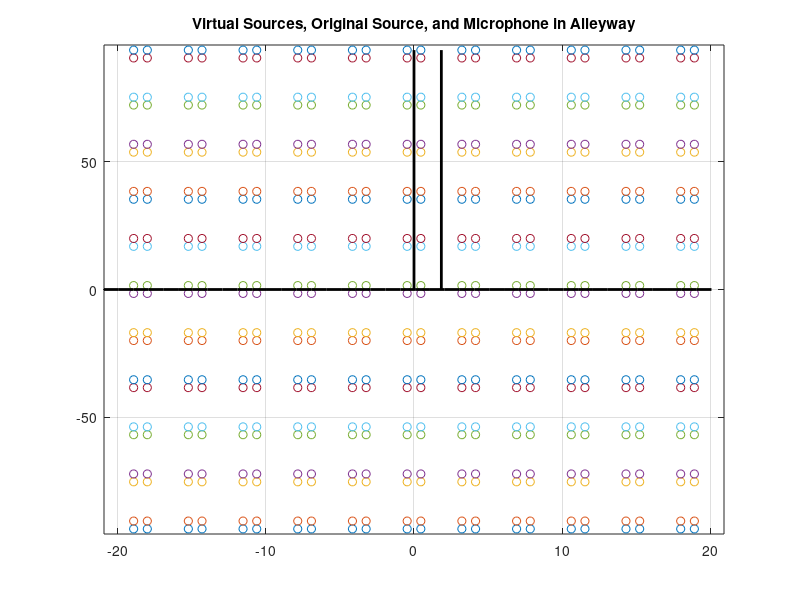
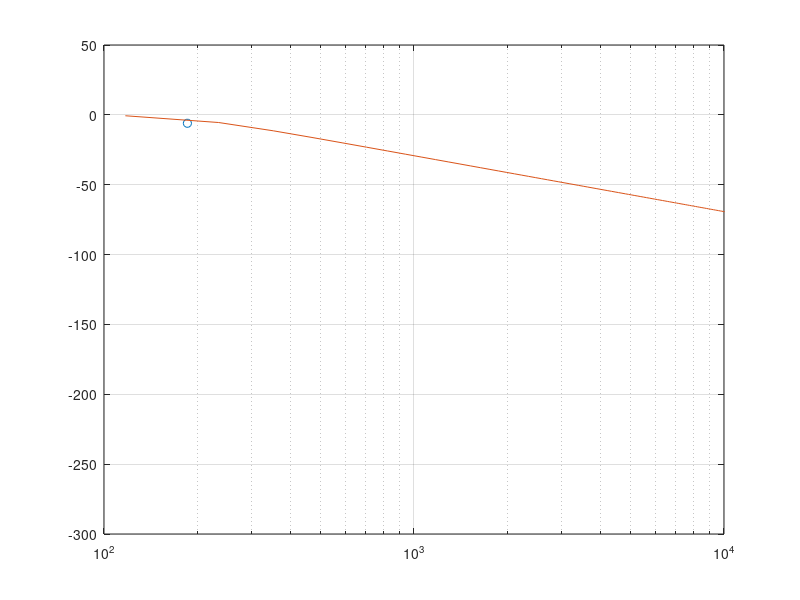

Here is the MATLAB script that generated these plots, in order: (Note: this script raises an error after producing the figures.)
clear all; close all;

%% setup
% all measurements in feet, so convert speed of sound to get samples later
% coordinate of source
x_s = 1.5/3.25; y_s = 5/3.25; h = y_s;
% geometry of alleyway: width and height
W = 6/3.25; % FUTURE: set tick to this on gridded plot
H = 30/3.25; 
% define maximum number of reflections to model
maxorder = 5;

%% define sources, count order to correctly apply filters
k = 1;
for order = -maxorder:maxorder,
    xcoord(k) = 2*order*W - x_s;
    xcoord(k+1) = xcoord(k) + 2*x_s;
    ycoord(k) = 2*order*H - y_s;
    ycoord(k+1) = ycoord(k) + 2*y_s;
    k = k + 2;
end;
% keep track of the number of reflections: this is the order for each row
% of virtual sources
orders = [length(xcoord)/2:-1:0, 1:length(xcoord)/2-1];

%% plot virtual sources
figure();
for i = 1:4*maxorder+2, % the length(xcoord)
    plot(xcoord, ycoord(i)*ones(1,length(xcoord)),'o');
    hold all;
end;

totL = (xcoord(1)-2):1:(xcoord(end)+2);
% plot the ground
plot(totL, zeros(1,length(totL)),'k', 'LineWidth',2);
% plot the alleyway walls
plot([0,0],[0,ycoord(end)],'k','LineWidth',2);
plot([W,W],[0,ycoord(end)],'k','LineWidth',2);
% plot the source and mic on top of all of it so we can see em
% plot(x_s,h,'ro','MarkerSize',5,'LineWidth',2);
% plot(x_l,y_l,'rx','MarkerSize',5,'LineWidth',2);

grid on;
hold off;
title('Virtual Sources, Original Source, and Microphone in Alleyway');
axis([xcoord(1)-2, xcoord(end)+2, ycoord(1)-2, ycoord(end)+2]);

%% factor in a microphone
x_l = 3.5/3.25;
y_l = y_s;

% compute distance the sound travels from each source to the microphone
% coordinate
dist = zeros(length(xcoord), length(xcoord));
for i = 1:length(xcoord),
    for j = 1:length(ycoord),
        dist(i,j) = sqrt((xcoord(i)-x_l)^2+(ycoord(j)-y_l)^2);
        % plot([xcoord(i),x_l],[ycoord(i),y_l],'k--');
    end;
end;

%% sound absorption coeffs of painted concrete block (dense)
fs = 48000;
m = 20; % upsample to m*fs
nbins = 4096;
alpha = sqrt(1-[0.1, 0.05, 0.06, 0.07, 0.09, 0.08]); % calling 0.1 an "outlier"
fc = 125*2.^(0:5);
[b,a] = bilinear([alpha(5)/(2*pi*1000), alpha(2)],[1/(2*pi*1000),1],fs*m);
tfhat = freqz(b, a, pi*[0:nbins]'/nbins);
% plot the filter
% figure(); semilogx(fc,20*log10(alpha), 'o', [0:nbins]/nbins*fs*m/2, 20*log10(abs(tfhat)), '-'); grid;
% xlim([100 10000]);
% title('Absorption filter for painted dense concrete block');

%% reflection filter for ceiling
cv = 343; % meters per second
fc_h = cv/W;
[bh,ah] = butter(2,fc_h*2/(fs*m),'low');
tfhat_h = freqz(bh, ah, pi*[0:nbins]'/nbins);
figure(); semilogx(fc_h, 20*log10(0.5), 'o', [0:nbins]/nbins*fs*m/2, 20*log10(abs(tfhat_h)),'-'); grid;
xlim([100, 10000]);

%% build the impulse response
implen = 2*round(max(max(dist))*fs*m/cv);
% store the impulse in imp
imp = zeros(implen,1);
diracsize = 48;
dirac = zeros(diracsize,1); dirac(1) = 1;
wallReflection = dirac * ones(1,max(orders)+1); % first column is impulse
ceilingReflection = dirac * ones(1,max(orders)+1); % first column is impulse
k = 0.5; % diameter/aperture of balloon source

% precompute the filters; i is the order of the reflection
orders_h = orders;
for i = 1:max(orders), wallReflection(:,i+1) = filter(b,a,wallReflection(:,i)); end;

for j = 1:max(orders_h), ceilingReflection(:,j+1) = filter(bh,ah,ceilingReflection(:,j)); end;

delay = round(dist*fs*m/cv);
sfactor = 1./(1+dist/k).^(0.5);

for i = 1:length(orders),
    for j = 1:length(orders),
        impWReflection = [zeros(delay(i,j),1); sfactor(i,j) * wallReflection(:,orders(i)+1); zeros(implen-delay(i,j)-diracsize,1)];
        % Add it to impulse response
        imp = imp + impWReflection;
    end;
end;

% dist_h = ...

% and then add ceilingReflection
for i = 1:length(orders_h),
    for j = 1:length(orders_h),
        impCReflection = [zeros(delay(i,j),1); sfactor(i,j) * ceilingReflection(:,orders_h(i)+1); zeros(implen-delay(i,j)-diracsize,1)];
        % Add it to impulse response
        imp = imp + impCReflection;
    end;
end;

%% convolve our impulse response imp with the recorded clap
[clap,fsclap] = wavread('clap.wav');
clap = resample(clap, fsclap, fs);
% downsample imp
imp_48k = resample(imp, 1, m);
y = fftfilt([zeros(480,1);clap],imp_48k); 
y = y./(0.9*max(abs(y)));
% y = y(1:fs);
figure(); 
ftgram(y,fs,'rir');
title('Synthesized impulse response');

